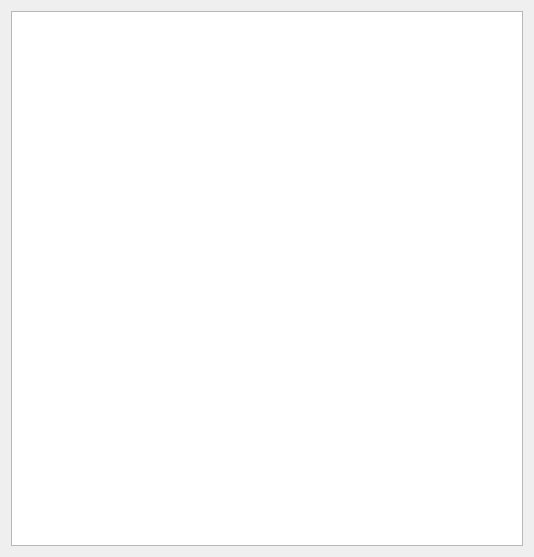
<?xml version="1.0" encoding="UTF-8"?>
<ui version="4.0">
 <class>modeB</class>
 <widget class="QWidget" name="modeB">
  <property name="geometry">
   <rect>
    <x>0</x>
    <y>0</y>
    <width>534</width>
    <height>557</height>
   </rect>
  </property>
  <property name="windowTitle">
   <string>modeB</string>
  </property>
  <layout class="QVBoxLayout" name="verticalLayout">
   <item>
    <widget class="QTableView" name="mylist_tableView"/>
   </item>
  </layout>
 </widget>
 <layoutdefault spacing="6" margin="11"/>
 <resources/>
 <connections/>
</ui>
